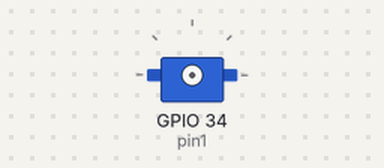
Simulated run of this sketch. Board: ESP32. Shown: servo. Servo pulses on a pin are drawn as a servo (544–2400 µs = 0–180°).

Above: at 0.05 s.
Timing chart, 0 to 13.0 s (numbered marks = the images above):
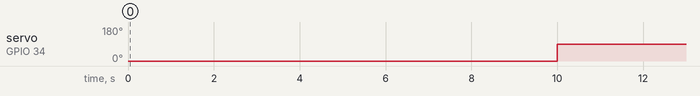

Measured:
- by itself, servo on GPIO 34 (pin1): alternates 88° for 5.0 s and 0° for 5.0 s

The sketch:

multi_Servo.ino
```cpp
//#include "esp32-hal-ledc.h"

int pin1 = 34;
//int pin2 = 33;
int freq = 50;
int bitWidth = 16;


int ledState = LOW;             // ledState used to set the LED
unsigned long previousMillis = 0;        // will store last time LED was updated
const long interval = 5000;           // interval at which to blink (milliseconds)

void setup() {
  ledcSetup(1, freq,  bitWidth); // channel 1, 50 Hz, 16-bit width
  ledcAttachPin(pin1, 1);   // GPIO 23 assigned to channel 1

//  ledcSetup(2, freq,  bitWidth); // channel 1, 50 Hz, 16-bit width
//  ledcAttachPin(pin2, 2);   // GPIO 23 assigned to channel 1
}


  float value = 90;
  int servoPulse =0;
void loop() {
  //      ledcWrite(1, 1638);       // 0 degrees
  //      ledcWrite(2, 7864);       // 0 degrees
  //      delay(3000);
  //      ledcWrite(1, 7864);       // 180 degrees
  //      ledcWrite(2, 1638);       // 0 degrees
  //      delay(3000);

  unsigned long currentMillis = millis();
  if (currentMillis - previousMillis >= interval) {
    // save the last time you blinked the LED
    previousMillis = currentMillis;
    if (ledState == LOW) {
      ledState = HIGH;
      value = 0;
      servoPulse = map(value, 0, 180, 1638, 7864);
      ledcWrite(1, servoPulse);       // 90 degrees

//      value = 30;
//      servoPulse = map(value, 0, 180, 1638, 7864);
//      ledcWrite(2,servoPulse);
    }
    else {
      ledState = LOW;
      value = 90;
      servoPulse = map(value, 0, 180, 1638, 7864);
      ledcWrite(1, servoPulse);       // 180 degrees

//      value = 150;
//      servoPulse = map(value, 0, 180, 1638, 7864);
//      ledcWrite(2,servoPulse);       // 0 degrees
    }
  }
}
```
